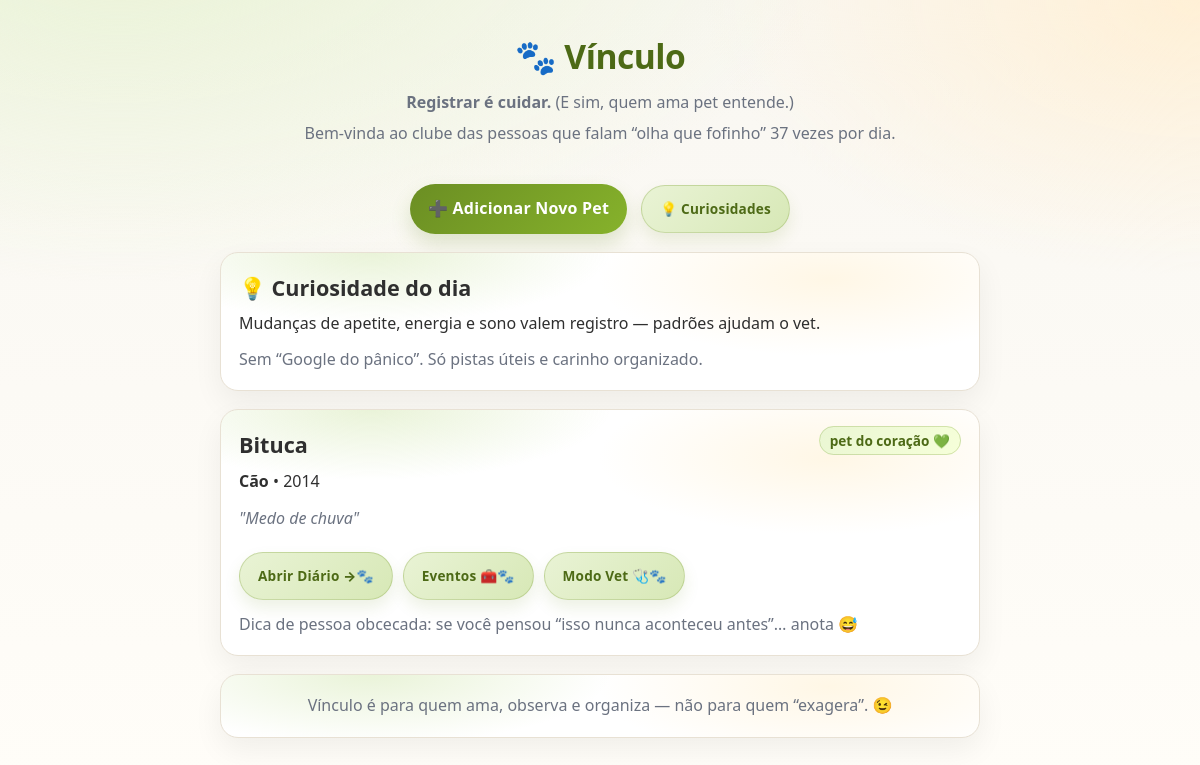
The page / (signed in) on the database its author committed.
### tables this page shows
CREATE TABLE pets 
                    (id INTEGER PRIMARY KEY AUTOINCREMENT, nome TEXT, especie TEXT, nascimento TEXT, obs TEXT, tutor TEXT, user_id INTEGER, vet_preferido TEXT, motivo_nome TEXT, alimentos_preferidos TEXT, alimentos_proibidos TEXT, resp1_tipo TEXT, resp1_nome TEXT, resp2_tipo TEXT, resp2_nome TEXT, musica_preferida TEXT);

### app.py (the view)
@app.route("/")
@login_required
def index():
    conn = get_db_connection()
    pets = conn.execute(
        "SELECT * FROM pets WHERE user_id = ? ORDER BY id DESC",
        (current_user_id(),),
    ).fetchall()
    conn.close()
    especie = pets[0]["especie"] if pets else "outro"
    curiosidade_home = pick_curiosidade(especie)
    return render_template("index.html", pets=pets, curiosidade_home=curiosidade_home)

### app.py (called while the page is built)
def get_db_connection():
    conn = sqlite3.connect(DB_PATH)
    conn.row_factory = sqlite3.Row
    return conn

def login_required(view):
    @wraps(view)
    def wrapped(*args, **kwargs):
        if not session.get("user_id"):
            return redirect(url_for("login"))
        return view(*args, **kwargs)
    return wrapped

def current_user_id():
    return session.get("user_id")

def pick_curiosidade(especie):
    e = (especie or "").lower()
    if "gat" in e:
        pool = CURIOSIDADES["gato"]
    elif "cã" in e or "cao" in e or "dog" in e:
        pool = CURIOSIDADES["cão"]
    else:
        pool = CURIOSIDADES["outro"]
    return random.choice(pool)

### templates/index.html (shortened to what this page needs)
<!DOCTYPE html>
<html lang="pt-br">
<head>
  <link rel="stylesheet" href="{{ url_for('static', filename='style.css') }}">
</head>
<body>
  <div class="container">
    <header>
      <h1>🐾 Vínculo</h1>
      <p><strong>Registrar é cuidar.</strong> (E sim, quem ama pet entende.)</p>
      <p class="muted" style="margin-top:6px;">
        Bem-vinda ao clube das pessoas que falam “olha que fofinho” 37 vezes por dia.
      </p>
    </header>
    <div style="text-align:center; margin: 18px 0 18px;">
      <a href="/cadastrar" class="btn-primary">➕ Adicionar Novo Pet</a>
      <a href="/curiosidades" class="btn-primary btn-export" style="margin-left:10px;">💡 Curiosidades</a>
    </div>
    <div class="pet-card">
      <h2 style="margin-top:0;">💡 Curiosidade do dia</h2>
      <p style="margin:0;">{{ curiosidade_home }}</p>
      <p class="muted" style="margin:10px 0 0;">
        Sem “Google do pânico”. Só pistas úteis e carinho organizado.
      </p>
    </div>
    {% for pet in pets %}
      <div class="pet-card">
        <div style="display:flex; align-items:flex-start; justify-content:space-between; gap:12px; flex-wrap:wrap;">
          <div>
            <h2 style="margin:0;">{{ pet.nome }}</h2>
            <p style="margin:6px 0 0;"><strong>{{ pet.especie }}</strong>{% if pet.nascimento %} • {{ pet.nascimento }}{% endif %}</p>
          </div>
          <div>
            <span class="humor-tag">pet do coração 💚</span>
          </div>
        </div>
        {% if pet.obs %}
          <p style="margin:12px 0 0;"><em>"{{ pet.obs }}"</em></p>
        {% else %}
          <p class="muted" style="margin:12px 0 0;">Sem descrição ainda (suspeito… mas ok).</p>
        {% endif %}
        <div style="display:flex; gap:10px; flex-wrap:wrap; margin-top:14px;">
          <a href="/pet/{{ pet.id }}" class="btn-primary btn-export">Abrir Diário →</a>
          <a href="/pet/{{ pet.id }}/eventos" class="btn-primary btn-export">Eventos 🧰</a>
          <a href="/pet/{{ pet.id }}/modo-vet" class="btn-primary btn-export">Modo Vet 🩺</a>
        </div>
        <p class="muted" style="margin:12px 0 0;">
          Dica de pessoa obcecada: se você pensou “isso nunca aconteceu antes”… anota 😅
        </p>
      </div>
    {% endfor %}
    <div class="pet-card" style="text-align:center;">
      <p class="muted" style="margin:0;">
        Vínculo é para quem ama, observa e organiza — não para quem “exagera”. 😉
      </p>
    </div>
  </div>
</body>
</html>

### static/style.css (style rules this page uses)
:root { --verde:#6b8e23; --verde-escuro:#4d6a16; --verde-claro:#a8d063; --bege:#f9f7f2; --bege-2:#fffdf8; --texto:#2f2f2f; --muted:#6b7280; --card:#ffffff; --borda:#e8e1d4; --shadow: 0 12px 30px rgba(0,0,0,0.06); --shadow2: 0 6px 18px rgba(0,0,0,0.05); --radius:18px; --radius2:14px; --focus: rgba(107, 142, 35, 0.25); }
* { box-sizing:border-box; }
body { font-family:"Segoe UI", system-ui, -apple-system, Arial, sans-serif; background: radial-gradient(1200px 600px at 10% -10%, #e9f3d5 0%, transparent 60%), radial-gradient(900px 500px at 100% 0%, #fff0d6 0%, transparent 55%), linear-gradient(180deg, var(--bege) 0%, var(--bege-2) 100%); color:var(--texto); margin:0; padding:22px; line-height:1.6; }
.container { max-width:760px; margin:auto; }
header { text-align:center; margin: 6px 0 28px; }
h1 { color:var(--verde-escuro); margin: 8px 0 6px; font-size: 2.1rem; letter-spacing: -0.5px; }
header p { margin:0; color:var(--muted); }
.pet-card, .form-container, .form-section { background:var(--card); border:1px solid var(--borda); border-radius: var(--radius); box-shadow: var(--shadow); }
.pet-card { padding: 18px 18px; margin-bottom: 18px; position: relative; overflow: hidden; }
.pet-card::before { content:""; position:absolute; inset:-2px; background: radial-gradient(400px 120px at 20% 0%, rgba(168,208,99,.25), transparent 60%), radial-gradient(420px 140px at 80% 20%, rgba(255,218,140,.22), transparent 55%); pointer-events:none; }
.pet-card > * { position:relative; }
.pet-card h2 { margin: 0 0 6px; font-size: 1.35rem; }
.pet-card em { color: var(--muted); }
.btn-primary { background: linear-gradient(135deg, var(--verde), #86b22b); color:white; padding: 12px 18px; border-radius: 999px; text-decoration:none; border:none; cursor:pointer; display:inline-flex; align-items:center; justify-content:center; font-weight: 800; letter-spacing: .2px; box-shadow: 0 10px 20px rgba(107,142,35,.20); transition: transform .12s ease, filter .12s ease, box-shadow .12s ease; }
.btn-export { background: linear-gradient(135deg, #e9f3d5, #d7e8b6); color: var(--verde-escuro); font-size: .85rem; margin-top: 10px; border: 1px solid rgba(107,142,35,.25); box-shadow: 0 8px 16px rgba(107,142,35,.12); }
.humor-tag { background: linear-gradient(135deg, #eaf6d3, #f6ffd9); color: var(--verde-escuro); padding: 4px 10px; border-radius: 999px; font-size: .85rem; font-weight: 800; border: 1px solid rgba(107,142,35,.25); }
a { color: var(--verde-escuro); }
.pet-card a { display:inline-flex; margin-top: 6px; font-weight: 800; text-decoration: none; }
.pet-card a::after { content:" 🐾"; opacity:.9; }
.muted { color: var(--muted); }

### rows shown on the page
pets: nome "Bituca", especie "Cão", nascimento "2014", obs "Medo de chuva"

### other values the page prints
{{ curiosidade_home }} "Mudanças de apetite, energia e sono valem registro — padrões ajudam o vet."
